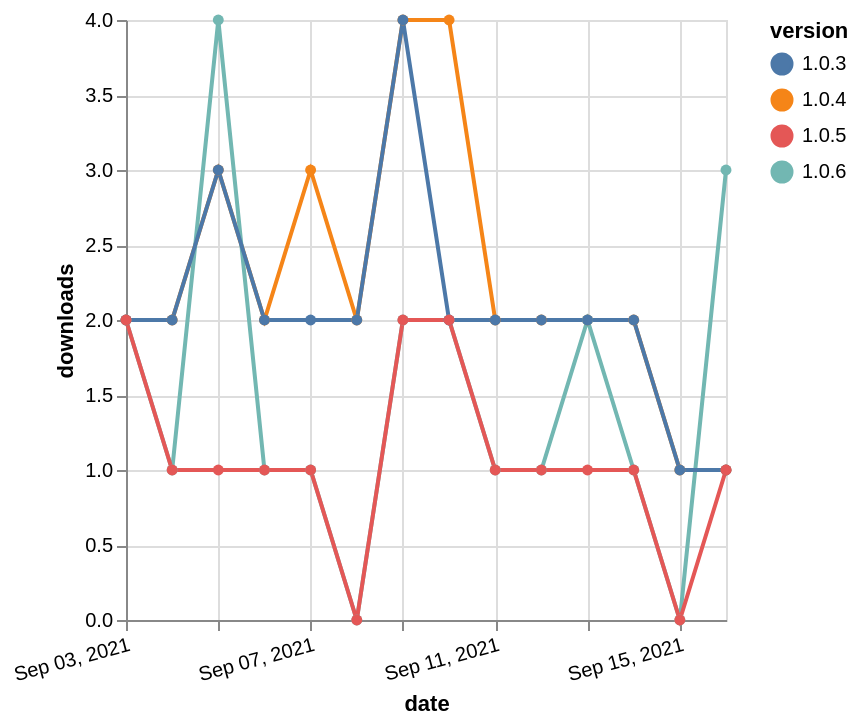

Source (Vega-Lite JSON):
### Vega-Lite specification from a JSON file in a GitHub repository (floating-point values rounded to 4 significant figures)
{"$schema": "https://vega.github.io/schema/vega-lite/v5.json", "description": "A simple bar chart with embedded data.", "data": {"values": [{"date": "2021-09-03", "total": 2479, "delta": 2, "version": "1.0.4"}, {"date": "2021-09-04", "total": 2481, "delta": 2, "version": "1.0.4"}, {"date": "2021-09-05", "total": 2484, "delta": 3, "version": "1.0.4"}, {"date": "2021-09-06", "total": 2486, "delta": 2, "version": "1.0.4"}, {"date": "2021-09-07", "total": 2489, "delta": 3, "version": "1.0.4"}, {"date": "2021-09-08", "total": 2491, "delta": 2, "version": "1.0.4"}, {"date": "2021-09-09", "total": 2495, "delta": 4, "version": "1.0.4"}, {"date": "2021-09-10", "total": 2499, "delta": 4, "version": "1.0.4"}, {"date": "2021-09-11", "total": 2501, "delta": 2, "version": "1.0.4"}, {"date": "2021-09-12", "total": 2503, "delta": 2, "version": "1.0.4"}, {"date": "2021-09-13", "total": 2505, "delta": 2, "version": "1.0.4"}, {"date": "2021-09-14", "total": 2507, "delta": 2, "version": "1.0.4"}, {"date": "2021-09-15", "total": 2508, "delta": 1, "version": "1.0.4"}, {"date": "2021-09-16", "total": 2509, "delta": 1, "version": "1.0.4"}, {"date": "2021-09-03", "total": 93, "delta": 2, "version": "1.0.6"}, {"date": "2021-09-04", "total": 94, "delta": 1, "version": "1.0.6"}, {"date": "2021-09-05", "total": 98, "delta": 4, "version": "1.0.6"}, {"date": "2021-09-06", "total": 99, "delta": 1, "version": "1.0.6"}, {"date": "2021-09-07", "total": 100, "delta": 1, "version": "1.0.6"}, {"date": "2021-09-08", "total": 100, "delta": 0, "version": "1.0.6"}, {"date": "2021-09-09", "total": 102, "delta": 2, "version": "1.0.6"}, {"date": "2021-09-10", "total": 104, "delta": 2, "version": "1.0.6"}, {"date": "2021-09-11", "total": 105, "delta": 1, "version": "1.0.6"}, {"date": "2021-09-12", "total": 106, "delta": 1, "version": "1.0.6"}, {"date": "2021-09-13", "total": 108, "delta": 2, "version": "1.0.6"}, {"date": "2021-09-14", "total": 109, "delta": 1, "version": "1.0.6"}, {"date": "2021-09-15", "total": 109, "delta": 0, "version": "1.0.6"}, {"date": "2021-09-16", "total": 112, "delta": 3, "version": "1.0.6"}, {"date": "2021-09-03", "total": 2107, "delta": 2, "version": "1.0.3"}, {"date": "2021-09-04", "total": 2109, "delta": 2, "version": "1.0.3"}, {"date": "2021-09-05", "total": 2112, "delta": 3, "version": "1.0.3"}, {"date": "2021-09-06", "total": 2114, "delta": 2, "version": "1.0.3"}, {"date": "2021-09-07", "total": 2116, "delta": 2, "version": "1.0.3"}, {"date": "2021-09-08", "total": 2118, "delta": 2, "version": "1.0.3"}, {"date": "2021-09-09", "total": 2122, "delta": 4, "version": "1.0.3"}, {"date": "2021-09-10", "total": 2124, "delta": 2, "version": "1.0.3"}, {"date": "2021-09-11", "total": 2126, "delta": 2, "version": "1.0.3"}, {"date": "2021-09-12", "total": 2128, "delta": 2, "version": "1.0.3"}, {"date": "2021-09-13", "total": 2130, "delta": 2, "version": "1.0.3"}, {"date": "2021-09-14", "total": 2132, "delta": 2, "version": "1.0.3"}, {"date": "2021-09-15", "total": 2133, "delta": 1, "version": "1.0.3"}, {"date": "2021-09-16", "total": 2134, "delta": 1, "version": "1.0.3"}, {"date": "2021-09-03", "total": 122, "delta": 2, "version": "1.0.5"}, {"date": "2021-09-04", "total": 123, "delta": 1, "version": "1.0.5"}, {"date": "2021-09-05", "total": 124, "delta": 1, "version": "1.0.5"}, {"date": "2021-09-06", "total": 125, "delta": 1, "version": "1.0.5"}, {"date": "2021-09-07", "total": 126, "delta": 1, "version": "1.0.5"}, {"date": "2021-09-08", "total": 126, "delta": 0, "version": "1.0.5"}, {"date": "2021-09-09", "total": 128, "delta": 2, "version": "1.0.5"}, {"date": "2021-09-10", "total": 130, "delta": 2, "version": "1.0.5"}, {"date": "2021-09-11", "total": 131, "delta": 1, "version": "1.0.5"}, {"date": "2021-09-12", "total": 132, "delta": 1, "version": "1.0.5"}, {"date": "2021-09-13", "total": 133, "delta": 1, "version": "1.0.5"}, {"date": "2021-09-14", "total": 134, "delta": 1, "version": "1.0.5"}, {"date": "2021-09-15", "total": 134, "delta": 0, "version": "1.0.5"}, {"date": "2021-09-16", "total": 135, "delta": 1, "version": "1.0.5"}]}, "width": "container", "mark": {"type": "line", "point": {"filled": true}}, "encoding": {"x": {"field": "date", "type": "temporal", "timeUnit": "yearmonthdate", "title": "date", "axis": {"labelAngle": -15}}, "y": {"field": "delta", "type": "quantitative", "title": "downloads"}, "color": {"field": "version", "type": "nominal"}, "tooltip": {"field": "delta"}}}
